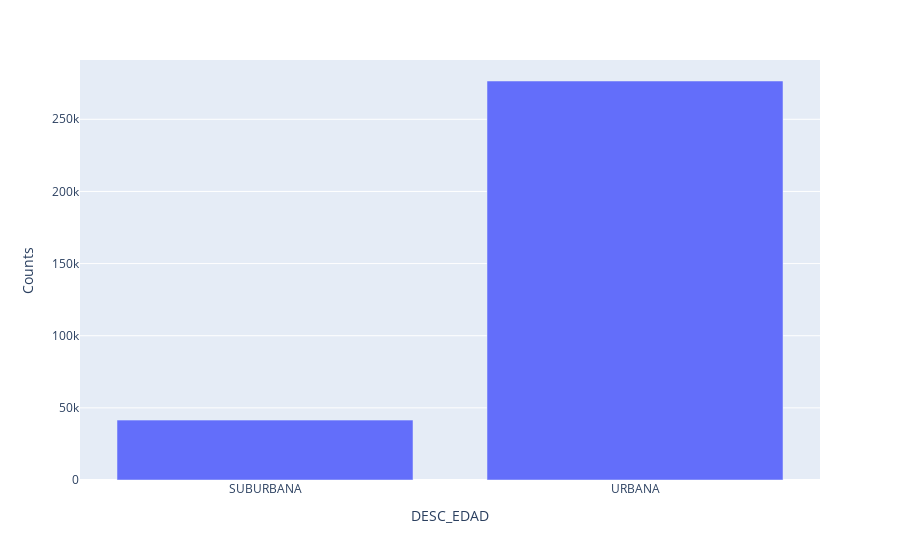

The code cell stored with this chart in its notebook:
### Code cell
# Bar Plot
items, counts = np.unique(accidentes_urbanos, return_counts = True) 
pd.DataFrame({"URBANA": items, "Counts": counts}).plot.bar(x = "URBANA", y = "Counts")

### Figure 1 — Plotly figure (JSON) as saved in the notebook; plotly's stock layout.template omitted (floating-point values rounded to 4 significant figures)
{"data": [{"alignmentgroup": "True", "hovertemplate": "DESC_EDAD=%{x}<br>Counts=%{y}<extra></extra>", "legendgroup": "", "marker": {"color": "#636efa", "pattern": {"shape": ""}}, "name": "", "offsetgroup": "", "orientation": "v", "showlegend": false, "textposition": "auto", "type": "bar", "x": ["SUBURBANA", "URBANA"], "xaxis": "x", "y": [41505, 276541], "yaxis": "y"}], "layout": {"barmode": "relative", "legend": {"tracegroupgap": 0}, "margin": {"t": 60}, "xaxis": {"anchor": "y", "domain": [0, 1], "title": {"text": "DESC_EDAD"}}, "yaxis": {"anchor": "x", "domain": [0, 1], "title": {"text": "Counts"}}}}
